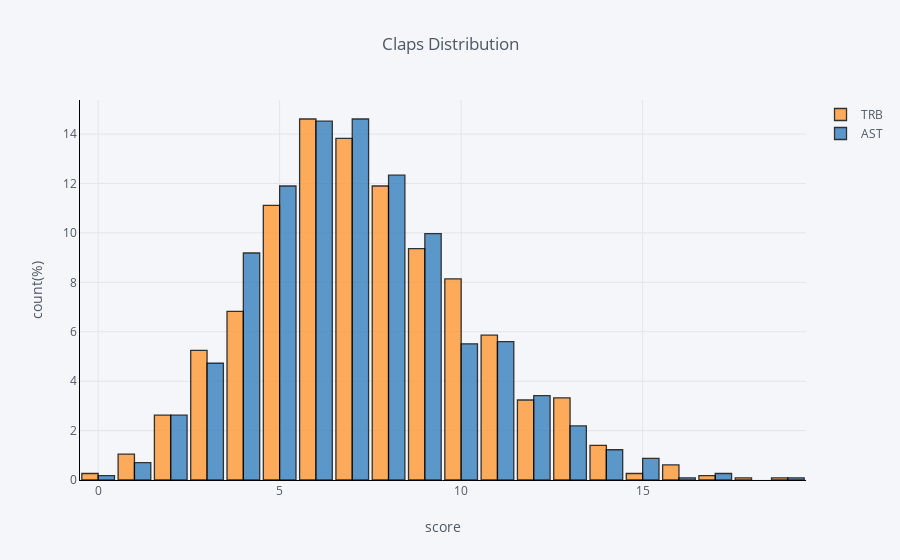

Write notebook code for a chart like this one.
### Markdown cell above
Plot the different variables at the same time

### Code cell
df[['TRB','AST']].iplot(kind='hist',
                        xTitle='score',
                        yTitle='count(%)',
                        title='Claps Distribution',
                        histnorm='percent',  #from 'frequency' to 'percent'
                        linecolor='Black',
                        bins=30,   #This would only valid in 'histogram'
                        barmode='group', #Mode that display the bar. ex.group,stack,overlay
                        bargap=0.1)  #gap among bars

### Figure 1 — Plotly figure (JSON) as saved in the notebook; plotly's stock layout.template omitted (floating-point values rounded to 4 significant figures; data arrays with more than 128 entries replaced by an {"elided": "..."} marker saying what was removed)
{"data": [{"histfunc": "count", "histnorm": "percent", "marker": {"color": "rgba(255, 153, 51, 1.0)", "line": {"color": "#000000", "width": 1.3}}, "name": "TRB", "nbinsx": 30, "opacity": 0.8, "orientation": "v", "type": "histogram", "uid": "edde7d11-a15f-49b3-ba99-81b9cd48d6a2", "x": {"elided": "1143 int values"}}, {"histfunc": "count", "histnorm": "percent", "marker": {"color": "rgba(55, 128, 191, 1.0)", "line": {"color": "#000000", "width": 1.3}}, "name": "AST", "nbinsx": 30, "opacity": 0.8, "orientation": "v", "type": "histogram", "uid": "e927657f-327d-4b15-8166-38afa82192d2", "x": {"elided": "1143 int values"}}], "layout": {"bargap": 0.1, "barmode": "group", "legend": {"bgcolor": "#F5F6F9", "font": {"color": "#4D5663"}}, "paper_bgcolor": "#F5F6F9", "plot_bgcolor": "#F5F6F9", "title": {"font": {"color": "#4D5663"}, "text": "Claps Distribution"}, "xaxis": {"gridcolor": "#E1E5ED", "linecolor": "Black", "showgrid": true, "tickfont": {"color": "#4D5663"}, "title": {"font": {"color": "#4D5663"}, "text": "score"}, "zerolinecolor": "#E1E5ED"}, "yaxis": {"gridcolor": "#E1E5ED", "linecolor": "Black", "showgrid": true, "tickfont": {"color": "#4D5663"}, "title": {"font": {"color": "#4D5663"}, "text": "count(%)"}, "zerolinecolor": "#E1E5ED"}}}
